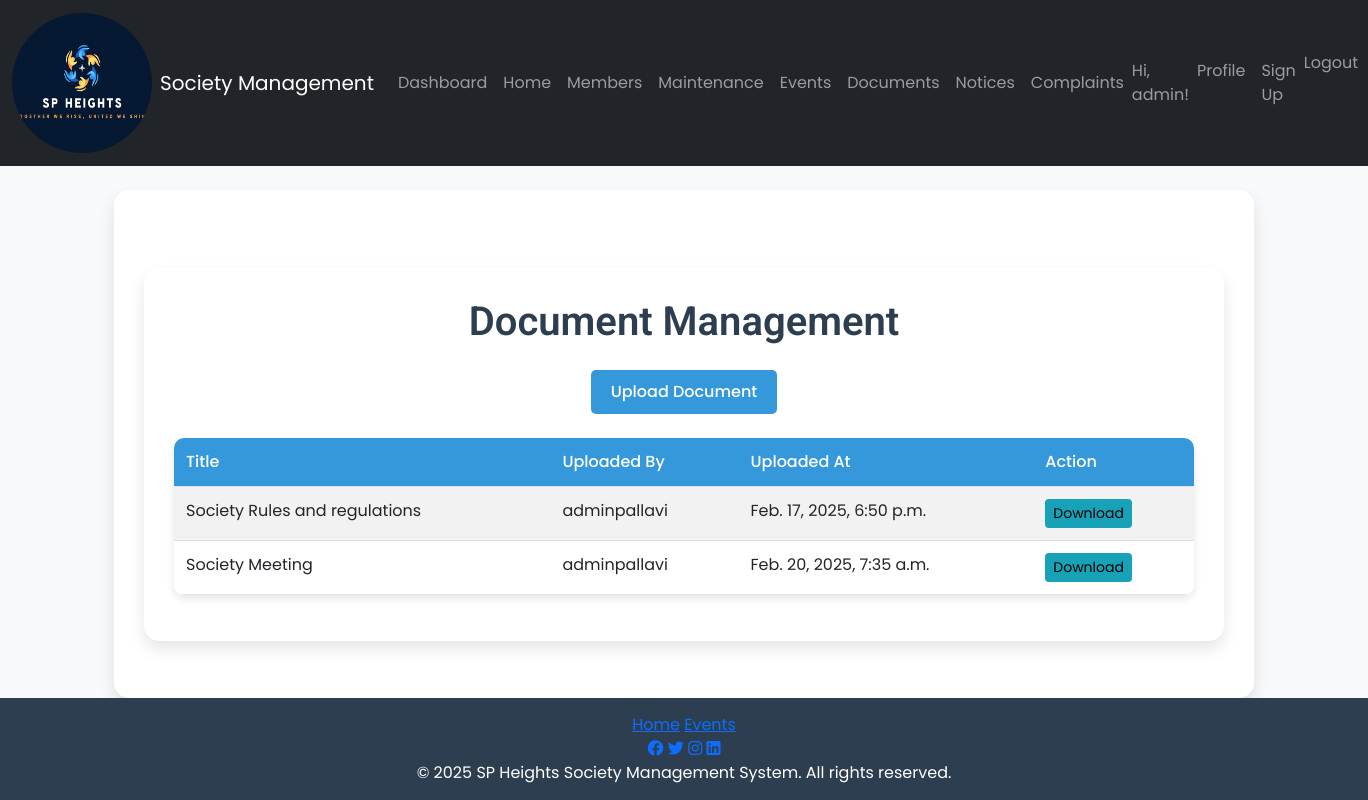
The app's page /documents/ (signed in) with its own data.
### society/models.py (models this page shows, shortened)
class CustomUser(AbstractUser):
    USER_TYPE_CHOICES = [
        ('admin', 'Admin'),
        ('flat_owner', 'Flat Owner'),
        ('tenant', 'Tenant'),
    ]
    phone_number = models.CharField(max_length=15)
    flat_number = models.CharField(max_length=10)
    user_type = models.CharField(max_length=20, choices=USER_TYPE_CHOICES, default='flat_owner')
    is_admin = models.BooleanField(default=False)
    is_flat_owner = models.BooleanField(default=False)
    is_tenant = models.BooleanField(default=False)

class Document(models.Model):
    title = models.CharField(max_length=200)
    file = models.FileField(upload_to='documents/')
    uploaded_by = models.ForeignKey(CustomUser, on_delete=models.CASCADE)
    uploaded_at = models.DateTimeField(auto_now_add=True)

### society/views.py (the view)
# urls.py: path('documents/', views.document_list, name='document_list'),
@login_required
def document_list(request):
    documents = Document.objects.all()
    context = {
        'documents': documents,
    }
    return render(request, 'document_list.html', context)

### template/document_list.html (shortened to what this page needs)
{% extends 'base.html' %}
{% block content %}
{% load static %}
<link rel="stylesheet" href="{% static 'css/document_management.css' %}">
<div class="container mt-5">
    <h2 class="text-center mb-4 animated-heading">Document Management</h2>
    {% if request.user.is_staff %}
        <div class="text-center mb-4">
            <a href="{% url 'upload_document' %}" class="btn btn-primary upload-document-button animated-button">Upload Document</a>
        </div>
    {% endif %}
    <table class="table table-striped document-table animated-table">
        <thead>
            <tr>
                <th>Title</th>
                <th>Uploaded By</th>
                <th>Uploaded At</th>
                <th>Action</th>
            </tr>
        </thead>
        <tbody>
            {% for document in documents %}
                <tr class="animated-row">
                    <td>{{ document.title }}</td>
                    <td>{{ document.uploaded_by.username }}</td>
                    <td>{{ document.uploaded_at }}</td>
                    <td>
                        <div class="btn-group" role="group">
                            <a href="{% url 'download_document' document.pk %}" class="btn btn-sm btn-info download-button animated-button">Download</a>
                        </div>
                    </td>
                </tr>
            {% endfor %}
        </tbody>
    </table>
</div>
{% endblock %}

### template/base.html (shortened to what this page needs)
{% load static %}
<!DOCTYPE html>
<html lang="en">
<head>
    <link href="https://cdn.jsdelivr.net/npm/bootstrap@5.3.0/dist/css/bootstrap.min.css" rel="stylesheet">
    <link href="https://cdnjs.cloudflare.com/ajax/libs/font-awesome/6.0.0-beta3/css/all.min.css" rel="stylesheet">
    <link href="https://cdnjs.cloudflare.com/ajax/libs/animate.css/4.1.1/animate.min.css" rel="stylesheet">
    <link rel="stylesheet" href="{% static 'css/styles.css' %}">
</head>
<body>
    <div class="d-flex flex-column min-vh-100">
        <nav class="navbar navbar-expand-lg navbar-dark bg-dark">
            <div class="container-fluid">
                <a class="navbar-brand d-flex align-items-center" href="{% url 'home' %}">
                    <img src="{% static 'images/logo.png' %}" alt="Logo" class="logo me-2">
                    <span>Society Management</span>
                </a>
                <div class="collapse navbar-collapse" id="navbarNav">
                    <ul class="navbar-nav me-auto">
                        <li class="nav-item"><a class="nav-link" href="{% url 'dashboard' %}">Dashboard</a></li>
                        <li class="nav-item"><a class="nav-link" href="{% url 'home' %}">Home</a></li>
                        <li class="nav-item"><a class="nav-link" href="{% url 'membership_directory' %}">Members</a></li>
                        <li class="nav-item"><a class="nav-link" href="{% url 'maintenance_requests' %}">Maintenance</a></li>
                        <li class="nav-item"><a class="nav-link" href="{% url 'event_list' %}">Events</a></li>
                        <li class="nav-item"><a class="nav-link" href="{% url 'document_list' %}">Documents</a></li>
                        <li class="nav-item"><a class="nav-link" href="{% url 'notice_list' %}">Notices</a></li>
                        <li class="nav-item"><a class="nav-link" href="{% url 'complaint_list' %}">Complaints</a></li>
                    </ul>
                    <ul class="navbar-nav ms-auto">
                        {% if user.is_authenticated %}
                            <li class="nav-item d-flex align-items-center">
                                <span class="navbar-text welcome-text">Hi, {{ user.username }}!</span>
                            </li>
                            <li class="nav-item"><a class="nav-link" href="{% url 'profile' %}">Profile</a></li>
                            {% if user.is_staff %}
                                <li class="nav-item"><a class="nav-link" href="{% url 'signup' %}">Sign Up</a></li>
                            {% endif %}
                            <li class="nav-item">
                                <form action="{% url 'logout' %}" method="post" class="d-inline">
                                    <button type="submit" class="btn btn-link nav-link" style="padding: 0; border: none; background: none;">Logout</button>
                                </form>
                            </li>
                        {% else %}
                            <li class="nav-item"><a class="nav-link" href="{% url 'login' %}">Login</a></li>
                        {% endif %}
                    </ul>
                </div>
            </div>
        </nav>
        <div class="container flex-grow-1 mt-4">
            {% block content %}
            {% endblock %}
        </div>
       <footer>
    <div class="footer-content">
        <div class="footer-links">
            <a href="{% url 'home' %}">Home</a>
            <a href="{% url 'event_list' %}">Events</a>
        </div>
        <div class="footer-social">
            <a href="#" target="_blank"><i class="fab fa-facebook"></i></a>
            <a href="#" target="_blank"><i class="fab fa-twitter"></i></a>
            <a href="#" target="_blank"><i class="fab fa-instagram"></i></a>
            <a href="#" target="_blank"><i class="fab fa-linkedin"></i></a>
        </div>
        <div class="footer-copyright">
            &copy; 2025 SP Heights Society Management System. All rights reserved.
        </div>
    </div>
</footer>
</body>
</html>

### static/css/styles.css (style rules this page uses)
html, body { height: 100%; display: flex; flex-direction: column; }
.container { flex: 1; }
footer { background-color: #2c3e50; color: white; text-align: center; padding: 15px 0; width: 100%; position: relative; bottom: 0; }
.logo { width: 140px; height: 140px; border-radius: 150%; }

### static/css/document_management.css (style rules this page uses)
body { background-color: #f8f9fa; font-family: 'Poppins', sans-serif; }
.container { background-color: #ffffff; padding: 30px; border-radius: 15px; box-shadow: 0 8px 16px rgba(0, 0, 0, 0.1); animation: fadeIn 1s ease-in-out; }
.animated-heading { font-family: 'Roboto', sans-serif; font-size: 2.5rem; font-weight: 600; color: #2c3e50; text-align: center; margin-bottom: 30px; animation: slideIn 1s ease-in-out; }
.upload-document-button { background-color: #3498db; border: none; border-radius: 5px; padding: 10px 20px; font-weight: 500; transition: all 0.3s ease; }
.document-table { width: 100%; border-collapse: separate; border-spacing: 0; border-radius: 10px; overflow: hidden; box-shadow: 0 4px 8px rgba(0, 0, 0, 0.1); animation: fadeIn 1.5s ease-in-out; }
.document-table th, .document-table td { padding: 12px; text-align: left; }
.document-table th { background-color: #3498db; color: #ffffff; font-weight: 500; }
.document-table tbody tr { transition: background-color 0.3s ease; }
.download-button { background-color: #17a2b8; border: none; transition: all 0.3s ease; }

### records on screen
CustomUser: username "admin"
Document: title "Society Rules and regulations", uploaded_by.username "adminpallavi", uploaded_at "Feb. 17, 2025, 6:50 p.m."
Document: title "Society Meeting", uploaded_by.username "adminpallavi", uploaded_at "Feb. 20, 2025, 7:35 a.m."
